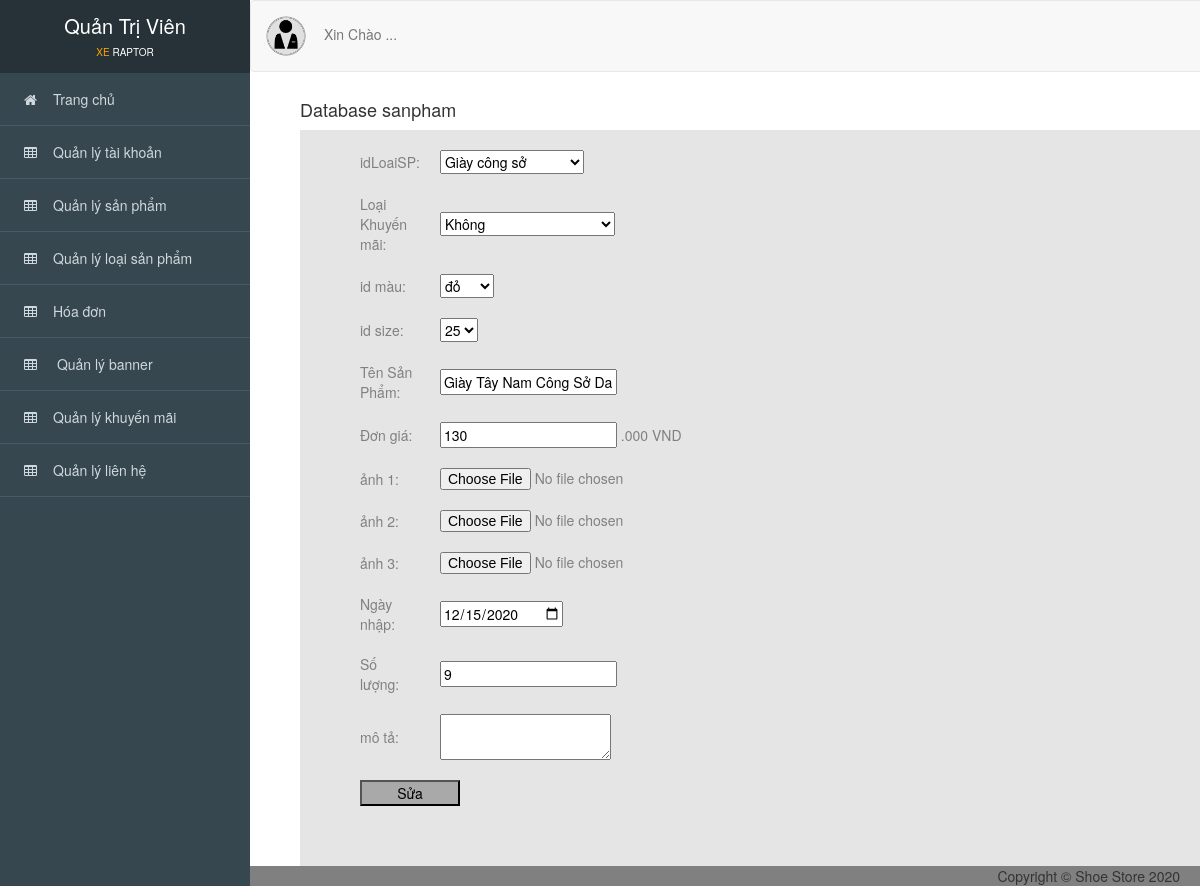
The page /admin/index.php?action=suasanpham&id=1 on the database its author committed.
### tables this page shows
CREATE TABLE `sanpham` (
  `idSP` int(11) NOT NULL,
  `idKM` int(11) NOT NULL,
  `idLoaiSP` int(11) NOT NULL,
  `idcolor` int(11) NOT NULL,
  `idsize` int(11) NOT NULL,
  `tenSP` varchar(255) NOT NULL,
  `Dongia` int(11) NOT NULL,
  `anh1` varchar(255) NOT NULL,
  `anh2` varchar(255) NOT NULL,
  `anh3` varchar(255) NOT NULL,
  `ngaynhap` date NOT NULL,
  `mota` varchar(255) NOT NULL,
  `soluong` int(255) NOT NULL
);

### admin/controller_admin/quanlysanpham.php (called while the page is built, shortened)
<?php
    require_once('./model_admin/sanpham.php');
    class sanphamcontroller
    {
        var $sanpham_model;
        public function __construct()
        {
            $this->sanpham_model = new sanpham();
        }
         public function details()
        {
            $data_km = $this->sanpham_model->khuyenmai();
            $data_mau = $this->sanpham_model->mau();
            $data_size = $this->sanpham_model->size();
            $data_lsp = $this->sanpham_model->loaisp();
            $id = isset($_GET['id']) ? $_GET['id'] : '1';
            $data = $this->sanpham_model->find($id);
            require_once('views_admin/index.php');
        }
         }
?>

### admin/model_admin/ketnoi.php (called while the page is built, shortened)
<?php
    class ketnoi
    {
    	function __construct()
    	{
    		$host = "localhost";
    		$username ="root";
    		$password = "";
    		$dbname = "qlbx";
    		$this->connect = new mysqli($host,$username,$password,$dbname);
    	}
    }
?>

### admin/model_admin/sanpham.php (called while the page is built, shortened)
<?php
    require_once('ketnoi.php');
    class sanpham
    {
    	var $conn;
    	function __construct()
    	{
    		$connect_obj = new ketnoi();
    		$this->conn = $connect_obj->connect;
    	}
    	function find($id)
        {
            $query = "SELECT * FROM sanpham
            INNER JOIN color ON sanpham.idcolor = color.idcolor
            INNER JOIN size ON sanpham.idsize = size.idsize
            WHERE idSP=$id";
            return $this->conn->query($query)->fetch_assoc();
        }
         function khuyenmai()
         {
            $query = "SELECT * FROM khuyenmai";
            $result = $this->conn->query($query);
            $data = array();
            while ($row = $result->fetch_assoc()) {
               $data[] = $row;
            }
            return $data;
         }
         function mau()
         {
            $query = "SELECT * FROM color";
            $result = $this->conn->query($query);
            $data = array();
            while ($row = $result->fetch_assoc()) {
               $data[] = $row;
            }
            return $data;
         }
          function size()
         {
            $query = "SELECT * FROM size";
            $result = $this->conn->query($query);
            $data = array();
            while ($row = $result->fetch_assoc()) {
               $data[] = $row;
            }
            return $data;
         }
         function loaisp()
         {
            $query = "SELECT * FROM loaisanpham";
            $result = $this->conn->query($query);
            $data = array();
            while ($row = $result->fetch_assoc()) {
               $data[] = $row;
            }
            return $data;
         }
    }
?>

### admin/views_admin/sanpham/sua.php (the view, shortened to what this page needs)
<div id="viewport">
<div class="container-fluid" id="noidung">
      <h4>Database sanpham</h4>
      <div style="background-color: #e5e5e5; padding: 10px 50px 10px; color:gray;">
        <form action="?action=suasanpham_xl" method="post" enctype="multipart/form-data" >
      	<table border="0" cellpadding="10">
           <tr>
               <td>idLoaiSP:</td>
                <td>
                   <select name="idLoaiSP">
                     <?php foreach ($data_lsp as $value) {?>
                       <?php echo "<option value='".$value['idLoaiSP']."'>".$value['tenLSP']."</option>"; ?>
                     <?php } ?>
                 </select>
              </td>
           </tr>
            <tr>
               <td>Loại Khuyến mãi:</td>
               <td>
                   <select name="idKM">
                     <?php foreach ($data_km as $value) {?>
                       <?php echo "<option value='".$value['idKM']."'>".$value['loaiKM']."</option>"; ?>
                     <?php } ?>
                 </select>
              </td>
           </tr>
            <tr>
               <td>id màu:</td>
               <td>
                   <select name="idmau">
                     <?php foreach ($data_mau as $value) {?>
                       <?php echo "<option value='".$value['idcolor']."'>".$value['color']."</option>"; ?>
                     <?php } ?>
                 </select>
              </td>
           </tr>
            <tr>
               <td>id size:</td>
               <td>
                   <select name="idsize">
                     <?php foreach ($data_size as $value) {?>
                       <?php echo "<option value='".$value['idsize']."'>".$value['size']."</option>"; ?>
                     <?php } ?>
                 </select>
              </td>
           </tr>
            <tr>
               <td>Tên Sản Phẩm:</td>
               <td><input type="text" name="tenSP" value="<?php echo $data['tenSP'];?>"  required></td>
           </tr>
            <tr>
               <td>Đơn giá:</td>
               <td><input type="text" value="<?php echo $data['Dongia'];?>" name="Dongia" required> .000 VND</td>
           </tr>
            <tr>
               <td>ảnh 1:</td>
               <td><input type="file" value="<?php echo $data['anh1'];?>"  name="anh1"></td>
           </tr>
           <tr>
               <td>ảnh 2:</td>
               <td><input type="file"  name="anh2"></td>
           </tr>
            <tr>
               <td>ảnh 3:</td>
               <td><input type="file" name="anh3"></td></td>
           </tr>
            <tr>
               <td>Ngày nhập:</td>
               <td><input type="date" value="<?php echo $data['ngaynhap'];?>" name="ngaynhap" required></td>
           </tr>
           <tr>
               <td>Số lượng:</td>
               <td><input type="text" value="<?php echo $data['soluong'];?>" name="soluong" required></td>
           </tr>
           <tr>
               <td>mô tả:</td>
               <td style="width: 150%;">
                 <form action="_posteddata.php" method="post">
                      <textarea  name="mota"  value="<?php echo $data['mota'];?>" cols="" rows="" required></textarea>
                </form>
              </td>
           </tr>
           <tr>
           	<td colspan="2"><button  style="width: 100px; background-color: darkgray;" type="submit">Sửa</button></td>
           </tr>
        </table>
        </form>
        <br>
           <br>
           <br>
      </div>
</div>
</div>

### admin/public_admin/css/style.css (style rules this page uses)
body { overflow-x: hidden; font-family: 'Roboto', sans-serif; font-size: 16px; }
#viewport { padding-left: 250px; -webkit-transition: all 0.5s ease; -moz-transition: all 0.5s ease; -o-transition: all 0.5s ease; transition: all 0.5s ease; }
#noidung { padding-top: 90px; padding-left: 50px; background-color: white; }

### rows shown on the page
sanpham: tenSP "Giày Tây Nam Công Sở Da", Dongia "130", ngaynhap "12/15/2020", soluong "9"

### other values the page prints
form field idLoaiSP "Giày công sở"
form field idKM "Không"
form field idmau "đỏ"
form field idsize "25"
